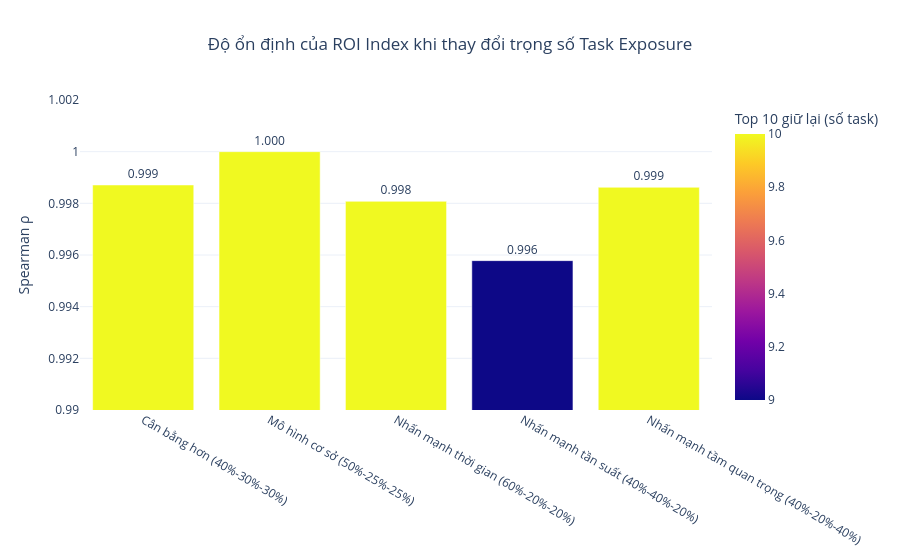

Here is the notebook cell this chart was saved with:
### Code cell
sensitivity_plot = exposure_sensitivity.copy()
sensitivity_plot["Top 10 giữ lại (số task)"] = (
    sensitivity_plot["Top 10 giữ lại"]
    .str.split("/")
    .str[0]
    .astype(int)
)

fig = px.bar(
    sensitivity_plot,
    x="Kịch bản",
    y="Spearman ρ",
    color="Top 10 giữ lại (số task)",
    text="Spearman ρ",
    title="Độ ổn định của ROI Index khi thay đổi trọng số Task Exposure",
)

fig.update_traces(
    texttemplate="%{text:.3f}",
    textposition="outside",
)

fig.update_layout(
    template="plotly_white",
    yaxis_range=[0.99, 1.002],
    xaxis_title=None,
    title=dict(
        x=0.5,
        xanchor="center",
    ),
)
save_chart(fig, "Độ ổn định của ROI Index khi thay đổi trọng số Task Exposure.png", height=700)
fig.show()

### Figure 1 — Plotly figure (JSON) as saved in the notebook; plotly's stock layout.template omitted (floating-point values rounded to 4 significant figures)
{"data": [{"hovertemplate": "Kịch bản=%{x}<br>Spearman ρ=%{text}<br>Top 10 giữ lại (số task)=%{marker.color}<extra></extra>", "legendgroup": "", "marker": {"color": [10, 10, 10, 9, 10], "coloraxis": "coloraxis", "pattern": {"shape": ""}}, "name": "", "orientation": "v", "showlegend": false, "text": [0.9987, 1.0, 0.9981, 0.9958, 0.9986], "textposition": "outside", "texttemplate": "%{text:.3f}", "type": "bar", "x": ["Cân bằng hơn (40%-30%-30%)", "Mô hình cơ sở (50%-25%-25%)", "Nhấn mạnh thời gian (60%-20%-20%)", "Nhấn mạnh tần suất (40%-40%-20%)", "Nhấn mạnh tầm quan trọng (40%-20%-40%)"], "xaxis": "x", "y": [0.9987, 1.0, 0.9981, 0.9958, 0.9986], "yaxis": "y"}], "layout": {"barmode": "relative", "coloraxis": {"colorbar": {"title": {"text": "Top 10 giữ lại (số task)"}}, "colorscale": [[0, "#0d0887"], [0.1111, "#46039f"], [0.2222, "#7201a8"], [0.3333, "#9c179e"], [0.4444, "#bd3786"], [0.5556, "#d8576b"], [0.6667, "#ed7953"], [0.7778, "#fb9f3a"], [0.8889, "#fdca26"], [1, "#f0f921"]]}, "legend": {"tracegroupgap": 0}, "title": {"text": "Độ ổn định của ROI Index khi thay đổi trọng số Task Exposure", "x": 0.5, "xanchor": "center"}, "xaxis": {"anchor": "y", "domain": [0, 1], "title": {}}, "yaxis": {"anchor": "x", "domain": [0, 1], "range": [0.99, 1.002], "title": {"text": "Spearman ρ"}}}}
